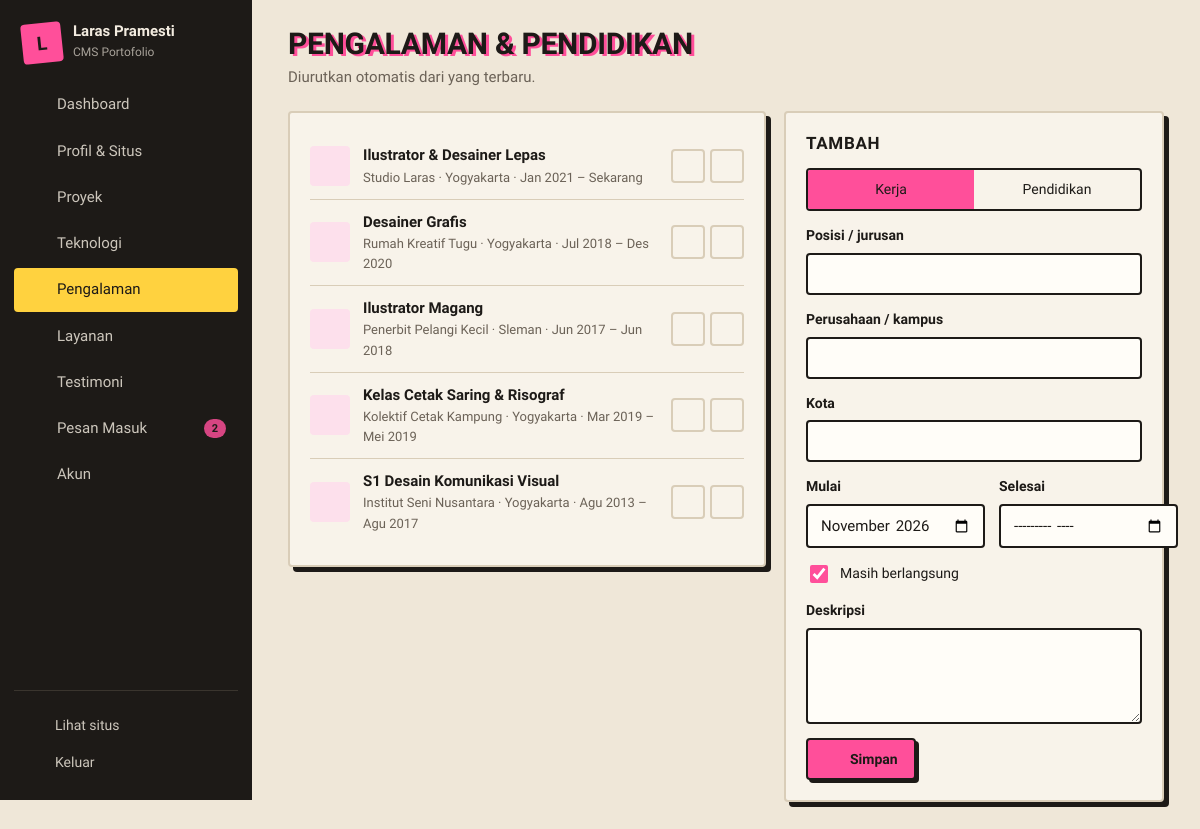
/index.php?page=pengalaman (signed in), run on the app's committed database.
### tables this page shows
CREATE TABLE pengalaman (
  id INT AUTO_INCREMENT PRIMARY KEY,
  jenis ENUM('kerja','pendidikan') NOT NULL DEFAULT 'kerja',
  posisi VARCHAR(100) NOT NULL,
  instansi VARCHAR(120) NOT NULL,
  kota VARCHAR(60) NOT NULL DEFAULT '',
  mulai DATE NOT NULL,
  selesai DATE NULL,
  deskripsi TEXT NOT NULL
);

### index.php (called while the page is built, shortened)
<?php
require __DIR__ . '/includes/bootstrap.php';
$admin = [
    'login'         => 'pages/admin/login.php',
    'logout'        => 'pages/admin/logout.php',
    'dashboard'     => 'pages/admin/dashboard.php',
    'profil'        => 'pages/admin/profil.php',
    'kelola-proyek' => 'pages/admin/proyek.php',
    'proyek-form'   => 'pages/admin/proyek-form.php',
    'teknologi'     => 'pages/admin/teknologi.php',
    'pengalaman'    => 'pages/admin/pengalaman.php',
    'layanan'       => 'pages/admin/layanan.php',
    'testimoni'     => 'pages/admin/testimoni.php',
    'pesan'         => 'pages/admin/pesan.php',
    'akun'          => 'pages/admin/akun.php',
];
$page = (string) ($_GET['page'] ?? 'beranda');
require __DIR__ . '/' . $admin[$page];

### pages/admin/pengalaman.php (the view, shortened to what this page needs)
<?php
$edit = isset($_GET['id']) ? q('SELECT * FROM pengalaman WHERE id = ?', [(int) $_GET['id']])->fetch() : null;
$edit = $edit ?: ['id' => 0, 'jenis' => 'kerja', 'posisi' => '', 'instansi' => '', 'kota' => '', 'mulai' => date('Y-m-01'), 'selesai' => null, 'deskripsi' => ''];
$list = q('SELECT * FROM pengalaman ORDER BY jenis, COALESCE(selesai, "9999-12-31") DESC, mulai DESC')->fetchAll();
require ROOT . '/includes/admin_header.php';
?>
<div class="grid-side">
    <section class="card">
        <ul class="rows timeline-rows">
            <?php foreach ($list as $x): ?>
                <li><span class="logo-box"><?= icon($x['jenis'] === 'kerja' ? 'briefcase' : 'graduation-cap', 20) ?></span><div class="grow"><b><?= e($x['posisi']) ?></b><small><?= e($x['instansi']) ?><?= $x['kota'] ? ' · ' . e($x['kota']) : '' ?> · <?= bulan_tahun($x['mulai']) ?> – <?= bulan_tahun($x['selesai']) ?></small></div>
                    <div class="row-acts"><a class="icon-btn" href="<?= url('pengalaman', ['id' => $x['id']]) ?>"><?= icon('pencil', 16) ?></a><form method="post" onsubmit="return confirm('Hapus data ini?')"><?= csrf_field() ?><input type="hidden" name="id" value="<?= $x['id'] ?>"><button class="icon-btn danger" name="aksi" value="hapus"><?= icon('trash-2', 16) ?></button></form></div></li>
            <?php endforeach; ?>
        </ul>
    </section>
    <form method="post" class="card sticky">
        <div class="card-h"><h2><?= $edit['id'] ? 'Ubah' : 'Tambah' ?></h2><?php if ($edit['id']): ?><a href="<?= url('pengalaman') ?>">Batal</a><?php endif; ?></div>
        <div class="seg"><label><span>Kerja</span></label><label><span>Pendidikan</span></label></div>
        <label>Posisi / jurusan<input name="posisi" value="<?= e($edit['posisi']) ?>" required maxlength="100"></label>
        <label>Perusahaan / kampus<input name="instansi" value="<?= e($edit['instansi']) ?>" required maxlength="120"></label>
        <label>Kota<input name="kota" value="<?= e($edit['kota']) ?>" maxlength="60"></label>
        <div class="row-2"><label>Mulai<input type="month" name="mulai" value="<?= e(substr($edit['mulai'], 0, 7)) ?>" required></label><label>Selesai<input type="month" name="selesai" value="<?= e(substr((string) $edit['selesai'], 0, 7)) ?>"></label></div>
        <label class="check"><input type="checkbox" name="sekarang" <?= $edit['selesai'] ? '' : 'checked' ?>> Masih berlangsung</label>
        <label>Deskripsi<textarea name="deskripsi" rows="4"><?= e($edit['deskripsi']) ?></textarea></label>
        <button class="btn btn-main" type="submit"><?= icon('check', 18) ?> Simpan</button>
    </form>
</div>
<?php require ROOT . '/includes/admin_footer.php';

### includes/bootstrap.php (shortened to what this page needs)
<?php
function db(): PDO
{
    static $pdo = null;
    if ($pdo === null) {
        $c = require ROOT . '/config/database.php';
        $pdo = new PDO("mysql:host={$c['host']};port={$c['port']};dbname={$c['database']};charset=utf8mb4", $c['username'], $c['password'], [
            PDO::ATTR_ERRMODE => PDO::ERRMODE_EXCEPTION,
            PDO::ATTR_DEFAULT_FETCH_MODE => PDO::FETCH_ASSOC,
            PDO::ATTR_EMULATE_PREPARES => false,
        ]);
        $pdo->exec("SET time_zone = '+07:00'");
    }
    return $pdo;
}
function q(string $sql, array $params = []): PDOStatement
{
    $st = db()->prepare($sql);
    $st->execute($params);
    return $st;
}
function e($v): string { return htmlspecialchars((string) $v, ENT_QUOTES, 'UTF-8'); }
function url(string $page, array $p = []): string { return 'index.php?' . http_build_query(['page' => $page] + $p); }
function bulan_tahun(?string $d): string { return $d ? BLN[(int) date('n', strtotime($d))] . ' ' . date('Y', strtotime($d)) : 'Sekarang'; }
function icon(string $name, int $size = 18, string $cls = 'ic'): string
{
    static $ic = null;
    $ic ??= require __DIR__ . '/icons.php';
    return '<svg class="' . $cls . '" width="' . $size . '" height="' . $size . '" viewBox="0 0 24 24" fill="none" stroke="currentColor" stroke-width="1.8" stroke-linecap="round" stroke-linejoin="round" aria-hidden="true">' . ($ic[$name] ?? '') . '</svg>';
}

### assets/css/admin.css (style rules this page uses)
:root { --bg:#efe7d8;--card:#f8f3ea;--field:#fffdf8;--ink:#1d1a17;--muted:#6b6257; --line:#d9cdb8;--line-strong:#1d1a17;--acc:#ff4f9a;--acc-ink:#c2185b;--acc-border:#1d1a17;--on-acc:#1d1a17;--acc-soft:#fde0ec; --side:#1d1a17;--side-ink:#f3ece0;--side-hover:#2d2924;--side-on:#ffd23f;--side-on-ink:#1d1a17;--side-line:#3a352e;--side-border:0; --danger:#c62828;--err-bg:#fde4e4;--ok-bg:#e6f0ff;--ok-ink:#1d3a8a;--ok-line:#2852c8; --r:4px;--r-sm:4px;--r-xs:2px;--bw:2px;--card-shadow:5px 5px 0 #1d1a17;--btn-shadow:3px 3px 0 #1d1a17; --f-head:'Bricolage Grotesque',sans-serif;--f-body:'Bricolage Grotesque',sans-serif; }
body.adm { background-image:url(../img/kertas.svg) }
.card-h h2 { font-family:'Courier Prime',monospace;text-transform:uppercase;font-size:15px;letter-spacing:.04em }
*,*::before,*::after { box-sizing:border-box }
html { -webkit-text-size-adjust:100% }
body.adm { margin:0;background:var(--bg);color:var(--ink);font:15px/1.55 var(--f-body);min-height:100vh }
a { color:var(--acc-ink) }
h1,h2,h3 { font-family:var(--f-head);margin:0;line-height:1.2 }
.grow { flex:1;min-width:0 }
.ic { flex:none }
.btn { display:inline-flex;align-items:center;gap:8px;padding:10px 16px;border-radius:var(--r-sm);border:var(--bw) solid var(--line-strong);background:var(--card);color:var(--ink);font:600 14px var(--f-body);cursor:pointer;text-decoration:none;white-space:nowrap;transition:transform .15s }
.btn-main { background:var(--acc);border-color:var(--acc-border);color:var(--on-acc);box-shadow:var(--btn-shadow) }
.btn.danger,.icon-btn.danger { color:var(--danger) }
.icon-btn { width:34px;height:34px;display:inline-grid;place-items:center;border-radius:var(--r-sm);border:var(--bw) solid var(--line);background:var(--card);color:var(--ink);cursor:pointer;text-decoration:none;padding:0 }
.card { background:var(--card);border:var(--bw) solid var(--line);border-radius:var(--r);padding:20px;box-shadow:var(--card-shadow);min-width:0 }
.card+.card { margin-top:18px }
.card-h { display:flex;align-items:center;justify-content:space-between;gap:10px;margin-bottom:14px }
.card-h h2 { font-size:17px }
.grid-side { display:grid;grid-template-columns:minmax(0,1fr) 380px;gap:18px;align-items:start }
.grid-side .card+.card { margin-top:0 }
.sticky { position:sticky;top:20px }
.rows { list-style:none;margin:0;padding:0 }
.rows li { display:flex;align-items:center;gap:13px;padding:11px 0;border-bottom:1px solid var(--line) }
.rows li:last-child { border-bottom:0 }
.rows li b { display:block;font-weight:600 }
.rows li small { display:block;color:var(--muted);font-size:13px }
.av,.logo-box { width:40px;height:40px;flex:none;display:grid;place-items:center;border-radius:var(--r-sm);background:var(--acc-soft);color:var(--acc-ink);font-weight:700 }
.row-acts { display:flex;gap:5px;flex-wrap:wrap;justify-content:flex-end }
.row-acts form { margin:0 }
label { display:block;font-weight:600;font-size:14px;margin-bottom:14px }
input:not([type=checkbox]):not([type=radio]):not([type=file]):not([type=range]),select,textarea { display:block;width:100%;margin-top:6px;padding:10px 12px;border:var(--bw) solid var(--line-strong);border-radius:var(--r-sm);background:var(--field);color:var(--ink);font:400 15px var(--f-body) }
textarea { resize:vertical }
.check { display:flex;align-items:center;gap:9px;font-weight:500 }
.check input { width:18px;height:18px;accent-color:var(--acc) }
.row-2 { display:grid;grid-template-columns:1fr 1fr;gap:14px }
.seg { display:flex;border:var(--bw) solid var(--line-strong);border-radius:var(--r-sm);overflow:hidden;margin-bottom:14px }
.seg label { flex:1;margin:0;position:relative }
.seg span { display:block;text-align:center;padding:9px;cursor:pointer;font-weight:500 }
.seg input:checked+span { background:var(--acc);color:var(--on-acc) }

### data on the page
pengalaman: $size 20 (drawn), posisi "Ilustrator & Desainer Lepas", instansi "Studio Laras", kota "Yogyakarta", mulai "Jan 2021", selesai "Sekarang"
pengalaman: $size 20 (drawn), posisi "Desainer Grafis", instansi "Rumah Kreatif Tugu", kota "Yogyakarta", mulai "Jul 2018", selesai "Des 2020"
pengalaman: $size 20 (drawn), posisi "Ilustrator Magang", instansi "Penerbit Pelangi Kecil", kota "Sleman", mulai "Jun 2017", selesai "Jun 2018"
pengalaman: $size 20 (drawn), posisi "Kelas Cetak Saring & Risograf", instansi "Kolektif Cetak Kampung", kota "Yogyakarta", mulai "Mar 2019", selesai "Mei 2019"
pengalaman: $size 20 (drawn), posisi "S1 Desain Komunikasi Visual", instansi "Institut Seni Nusantara", kota "Yogyakarta", mulai "Agu 2013", selesai "Agu 2017"

### other printed values
mb_strtoupper(mb_substr(setting('nama', 'P'), 0, 1)) "L"
setting('nama') "Laras Pramesti"
$l "Dashboard"
$l "Profil & Situs"
$l "Proyek"
$l "Teknologi"
$l "Pengalaman"
$l "Layanan"
$l "Testimoni"
$l "Pesan Masuk"
$n "2"
$l "Akun"
$title "PENGALAMAN & PENDIDIKAN"
$sub "Diurutkan otomatis dari yang terbaru."
